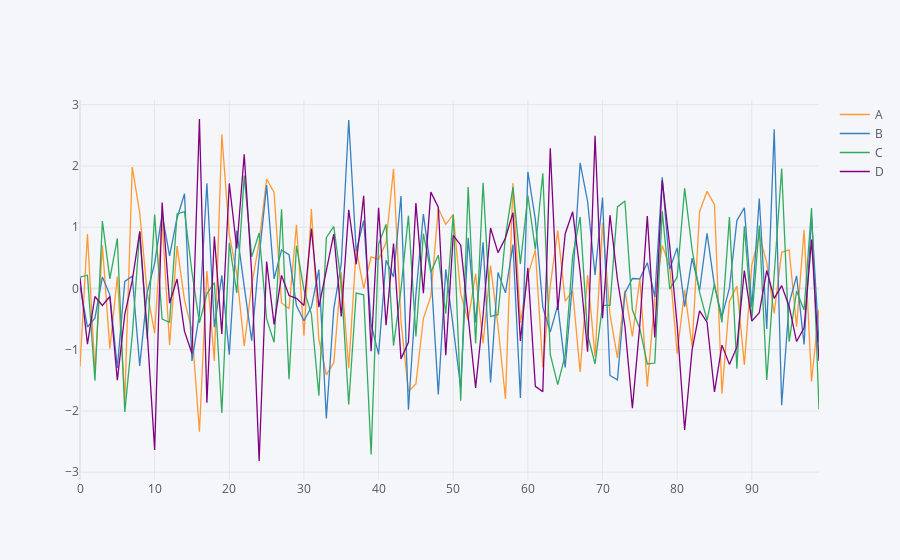

This figure's notebook cell:
### Code cell
# Iplot is interactive
df.iplot()
